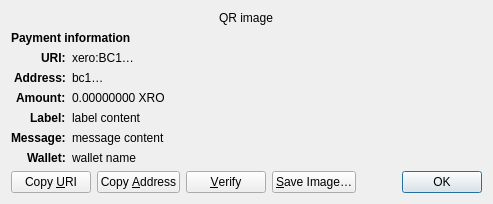
<?xml version="1.0" encoding="UTF-8"?>
<ui version="4.0">
 <class>ReceiveRequestDialog</class>
 <widget class="QDialog" name="ReceiveRequestDialog">
  <property name="geometry">
   <rect>
    <x>0</x>
    <y>0</y>
    <width>413</width>
    <height>229</height>
   </rect>
  </property>
  <property name="windowTitle">
   <string>Request payment to …</string>
  </property>
  <layout class="QGridLayout" name="gridLayout" columnstretch="0,1">
   <property name="sizeConstraint">
    <enum>QLayout::SetFixedSize</enum>
   </property>
   <item row="0" column="0" colspan="2" alignment="Qt::AlignHCenter">
    <widget class="QRImageWidget" name="qr_code">
     <property name="text">
      <string notr="true">QR image</string>
     </property>
     <property name="textInteractionFlags">
      <set>Qt::NoTextInteraction</set>
     </property>
    </widget>
   </item>
   <item row="1" column="0" colspan="2">
    <widget class="QLabel" name="payment_header">
     <property name="font">
      <font>
       <weight>75</weight>
       <bold>true</bold>
      </font>
     </property>
     <property name="text">
      <string>Payment information</string>
     </property>
     <property name="textInteractionFlags">
      <set>Qt::NoTextInteraction</set>
     </property>
    </widget>
   </item>
   <item row="2" column="0" alignment="Qt::AlignRight|Qt::AlignTop">
    <widget class="QLabel" name="uri_tag">
     <property name="font">
      <font>
       <weight>75</weight>
       <bold>true</bold>
      </font>
     </property>
     <property name="text">
      <string notr="true">URI:</string>
     </property>
     <property name="textFormat">
      <enum>Qt::PlainText</enum>
     </property>
     <property name="textInteractionFlags">
      <set>Qt::NoTextInteraction</set>
     </property>
    </widget>
   </item>
   <item row="2" column="1" alignment="Qt::AlignTop">
    <widget class="QLabel" name="uri_content">
     <property name="text">
      <string notr="true">xero:BC1…</string>
     </property>
     <property name="textFormat">
      <enum>Qt::RichText</enum>
     </property>
     <property name="wordWrap">
      <bool>true</bool>
     </property>
     <property name="textInteractionFlags">
      <set>Qt::TextSelectableByMouse</set>
     </property>
    </widget>
   </item>
   <item row="3" column="0" alignment="Qt::AlignRight|Qt::AlignTop">
    <widget class="QLabel" name="address_tag">
     <property name="font">
      <font>
       <weight>75</weight>
       <bold>true</bold>
      </font>
     </property>
     <property name="text">
      <string>Address:</string>
     </property>
     <property name="textInteractionFlags">
      <set>Qt::NoTextInteraction</set>
     </property>
    </widget>
   </item>
   <item row="3" column="1" alignment="Qt::AlignTop">
    <widget class="QLabel" name="address_content">
     <property name="text">
      <string notr="true">bc1…</string>
     </property>
     <property name="textFormat">
      <enum>Qt::PlainText</enum>
     </property>
     <property name="textInteractionFlags">
      <set>Qt::TextSelectableByMouse</set>
     </property>
    </widget>
   </item>
   <item row="4" column="0" alignment="Qt::AlignRight|Qt::AlignTop">
    <widget class="QLabel" name="amount_tag">
     <property name="font">
      <font>
       <weight>75</weight>
       <bold>true</bold>
      </font>
     </property>
     <property name="text">
      <string>Amount:</string>
     </property>
     <property name="textInteractionFlags">
      <set>Qt::NoTextInteraction</set>
     </property>
    </widget>
   </item>
   <item row="4" column="1" alignment="Qt::AlignTop">
    <widget class="QLabel" name="amount_content">
     <property name="text">
      <string notr="true">0.00000000 XRO</string>
     </property>
     <property name="textFormat">
      <enum>Qt::PlainText</enum>
     </property>
     <property name="textInteractionFlags">
      <set>Qt::TextSelectableByMouse</set>
     </property>
    </widget>
   </item>
   <item row="5" column="0" alignment="Qt::AlignRight|Qt::AlignTop">
    <widget class="QLabel" name="label_tag">
     <property name="font">
      <font>
       <weight>75</weight>
       <bold>true</bold>
      </font>
     </property>
     <property name="text">
      <string>Label:</string>
     </property>
     <property name="textInteractionFlags">
      <set>Qt::NoTextInteraction</set>
     </property>
    </widget>
   </item>
   <item row="5" column="1" alignment="Qt::AlignTop">
    <widget class="QLabel" name="label_content">
     <property name="text">
      <string notr="true">label content</string>
     </property>
     <property name="textFormat">
      <enum>Qt::PlainText</enum>
     </property>
     <property name="wordWrap">
      <bool>true</bool>
     </property>
     <property name="textInteractionFlags">
      <set>Qt::TextSelectableByMouse</set>
     </property>
    </widget>
   </item>
   <item row="6" column="0" alignment="Qt::AlignRight|Qt::AlignTop">
    <widget class="QLabel" name="message_tag">
     <property name="font">
      <font>
       <weight>75</weight>
       <bold>true</bold>
      </font>
     </property>
     <property name="text">
      <string>Message:</string>
     </property>
     <property name="textInteractionFlags">
      <set>Qt::NoTextInteraction</set>
     </property>
    </widget>
   </item>
   <item row="6" column="1" alignment="Qt::AlignTop">
    <widget class="QLabel" name="message_content">
     <property name="text">
      <string notr="true">message content</string>
     </property>
     <property name="textFormat">
      <enum>Qt::PlainText</enum>
     </property>
     <property name="wordWrap">
      <bool>true</bool>
     </property>
     <property name="textInteractionFlags">
      <set>Qt::TextSelectableByMouse</set>
     </property>
    </widget>
   </item>
   <item row="7" column="0" alignment="Qt::AlignRight|Qt::AlignTop">
    <widget class="QLabel" name="wallet_tag">
     <property name="font">
      <font>
       <weight>75</weight>
       <bold>true</bold>
      </font>
     </property>
     <property name="text">
      <string>Wallet:</string>
     </property>
     <property name="textInteractionFlags">
      <set>Qt::NoTextInteraction</set>
     </property>
    </widget>
   </item>
   <item row="7" column="1" alignment="Qt::AlignTop">
    <widget class="QLabel" name="wallet_content">
     <property name="text">
      <string notr="true">wallet name</string>
     </property>
     <property name="textFormat">
      <enum>Qt::PlainText</enum>
     </property>
     <property name="wordWrap">
      <bool>true</bool>
     </property>
     <property name="textInteractionFlags">
      <set>Qt::TextSelectableByMouse</set>
     </property>
    </widget>
   </item>
   <item row="8" column="0" colspan="2">
    <layout class="QHBoxLayout" name="horizontalLayout">
     <item>
      <widget class="QPushButton" name="btnCopyURI">
       <property name="text">
        <string>Copy &amp;URI</string>
       </property>
       <property name="autoDefault">
        <bool>false</bool>
       </property>
      </widget>
     </item>
     <item>
      <widget class="QPushButton" name="btnCopyAddress">
       <property name="text">
        <string>Copy &amp;Address</string>
       </property>
       <property name="autoDefault">
        <bool>false</bool>
       </property>
      </widget>
     </item>
     <item>
      <widget class="QPushButton" name="btnVerify">
       <property name="text">
        <string>&amp;Verify</string>
       </property>
       <property name="toolTip">
        <string>Verify this address on e.g. a hardware wallet screen</string>
       </property>
       <property name="autoDefault">
        <bool>false</bool>
       </property>
      </widget>
     </item>
     <item>
      <widget class="QPushButton" name="btnSaveAs">
       <property name="text">
        <string>&amp;Save Image…</string>
       </property>
       <property name="autoDefault">
        <bool>false</bool>
       </property>
      </widget>
     </item>
     <item>
      <spacer name="horizontalSpacer_2">
       <property name="orientation">
        <enum>Qt::Horizontal</enum>
       </property>
       <property name="sizeHint" stdset="0">
        <size>
         <width>40</width>
         <height>20</height>
        </size>
       </property>
      </spacer>
     </item>
     <item>
      <widget class="QDialogButtonBox" name="buttonBox">
       <property name="focusPolicy">
        <enum>Qt::StrongFocus</enum>
       </property>
       <property name="standardButtons">
        <set>QDialogButtonBox::Ok</set>
       </property>
      </widget>
     </item>
    </layout>
   </item>
  </layout>
 </widget>
 <customwidgets>
  <customwidget>
   <class>QRImageWidget</class>
   <extends>QLabel</extends>
   <header>qt/qrimagewidget.h</header>
  </customwidget>
 </customwidgets>
 <tabstops>
  <tabstop>buttonBox</tabstop>
  <tabstop>btnCopyURI</tabstop>
  <tabstop>btnCopyAddress</tabstop>
  <tabstop>btnSaveAs</tabstop>
 </tabstops>
 <resources/>
 <connections>
  <connection>
   <sender>buttonBox</sender>
   <signal>accepted()</signal>
   <receiver>ReceiveRequestDialog</receiver>
   <slot>accept()</slot>
   <hints>
    <hint type="sourcelabel">
     <x>135</x>
     <y>230</y>
    </hint>
    <hint type="destinationlabel">
     <x>135</x>
     <y>126</y>
    </hint>
   </hints>
  </connection>
 </connections>
</ui>
